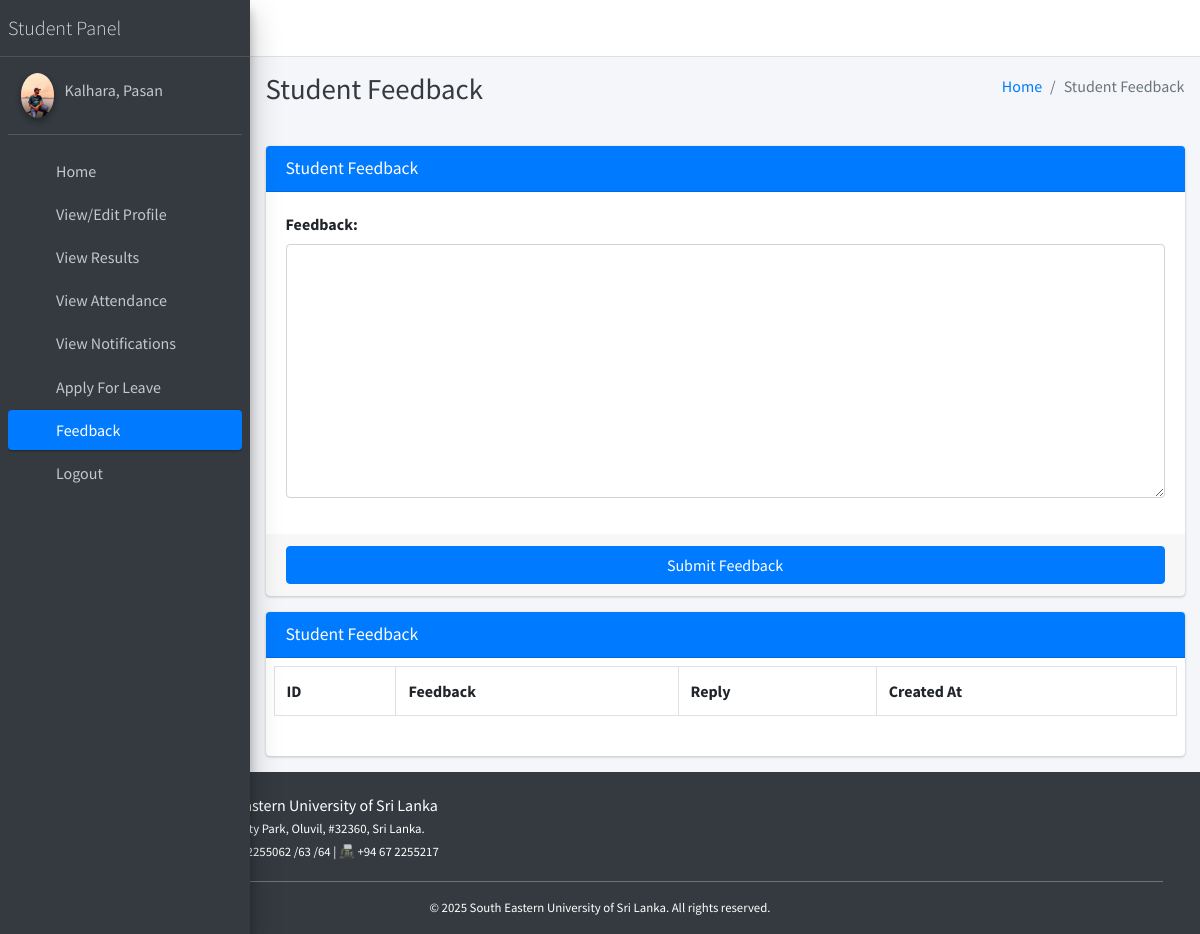
The page /student/feedback/ (signed in) on the database its author committed.
### main_app/models.py (models this page shows)
class CustomUser(AbstractUser):
    USER_TYPE = ((1, "HOD"), (2, "Staff"), (3, "Student"))
    GENDER = [("M", "Male"), ("F", "Female")]
    username = None  # Removed username, using email instead
    email = models.EmailField(unique=True)
    user_type = models.CharField(default=1, choices=USER_TYPE, max_length=1)
    gender = models.CharField(max_length=1, choices=GENDER)
    profile_pic = models.ImageField()
    address = models.TextField()
    fcm_token = models.TextField(default="")  # For firebase notifications
    created_at = models.DateTimeField(auto_now_add=True)
    updated_at = models.DateTimeField(auto_now=True)
    USERNAME_FIELD = "email"
    REQUIRED_FIELDS = []
    objects = CustomUserManager()
    def __str__(self):
        return self.last_name + ", " + self.first_name

### main_app/student_views.py (the view, shortened to what this page needs)
# urls.py: path("student/feedback/", student_views.student_feedback,
def student_feedback(request):
    form = FeedbackStudentForm(request.POST or None)
    student = get_object_or_404(Student, admin_id=request.user.id)
    context = {
        'form': form,
        'feedbacks': FeedbackStudent.objects.filter(student=student),
        'page_title': 'Student Feedback'
    }
    return render(request, "student_template/student_feedback.html", context)

### main_app/forms.py
class FeedbackStudentForm(FormSettings):
    def __init__(self, *args, **kwargs):
        super(FeedbackStudentForm, self).__init__(*args, **kwargs)
    class Meta:
        model = FeedbackStudent
        fields = ['feedback']

### main_app/templates/student_template/student_feedback.html (shortened to what this page needs)
{% extends 'main_app/base.html' %}
{% load static %}
{% block page_title %}{{page_title}}{% endblock page_title %}
{% block content %}
<section class="content">
    <div class="container-fluid">
        <div class="row">
            <div class="col-md-12">
                <div class="card card-primary">
                    <div class="card-header">
                        <h3 class="card-title">{{page_title}}</h3>
                    </div>
                    {% include "main_app/form_template.html" with messages=messages  form=form button_text="Submit Feedback"%}
                </div>
<div class="card card-primary">
    <div class="card-header"><h3 class="card-title">{{page_title}}</h3>
    </div>
   <div class="table p-2">
       <table class="table table-bordered">
           <tr>
               <th>ID</th>
               <th>Feedback</th>
               <th>Reply</th>
            <th>Created At</th>
        </tr>
        </table>
    </div>
    </div>
            </div>
        </div>
    </div>
</section>
{% endblock content %}

### main_app/templates/main_app/sidebar_template.html (shortened to what this page needs)
{% load static %}
<aside class="main-sidebar sidebar-dark-primary elevation-4">
{% if request.user.user_type == '1' %}
    <a href="{% url 'admin_home' %}" class="brand-link">
        <span class="brand-text font-weight-light">Admin Panel</span>
    </a>
    <div class="sidebar">
        <div class="user-panel mt-3 pb-3 mb-3 d-flex">
            <div class="image">
                <img src="{{ request.user.profile_pic }}" class="img-circle elevation-2" alt="User Image">
            </div>
            <div class="info">
                <a href="#" class="d-block">{{ user }}</a>
            </div>
        </div>
        <nav class="mt-2">
            <ul class="nav nav-pills nav-sidebar flex-column" role="menu">
                <li class="nav-item">
                    {% url 'admin_home' as admin_home %}
                    <a href="{{ admin_home }}" class="nav-link {% if admin_home == request.path %} active {% endif %}">
                        <i class="nav-icon fas fa-tachometer-alt"></i>
                        <p>Home</p>
                    </a>
                </li>
                <li class="nav-item">
                    {% url 'admin_view_profile' as admin_view_profile %}
                    <a href="{{ admin_view_profile }}" class="nav-link {% if admin_view_profile == request.path %} active {% endif %}">
                        <i class="nav-icon fas fa-user-cog"></i>
                        <p>View/Edit Profile</p>
                    </a>
                </li>
                <li class="nav-item">
                    {% url 'admin_notify_staff' as admin_notify_staff %}
                    <a href="{{ admin_notify_staff }}" class="nav-link {% if admin_notify_staff == request.path %} active {% endif %}">
                        <i class="nav-icon fas fa-bullhorn"></i>
                        <p>Notify Staff</p>
                    </a>
                </li>
                <li class="nav-item">
                    {% url 'admin_notify_student' as admin_notify_student %}
                    <a href="{{ admin_notify_student }}" class="nav-link {% if admin_notify_student == request.path %} active {% endif %}">
                        <i class="nav-icon fas fa-bullhorn"></i>
                        <p>Notify Student</p>
                    </a>
                </li>
                <li class="nav-item">
                    {% url 'add_staff' as add_staff %}
                    <a href="{{ add_staff }}" class="nav-link {% if add_staff == request.path %} active {% endif %}">
                        <i class="nav-icon fas fa-user-plus"></i>
                        <p>Add Staff</p>
                    </a>
                </li>
                <li class="nav-item">
                    {% url 'manage_staff' as manage_staff %}
                    {% url 'edit_staff' staff_id as edit_staff %}
                    <a href="{{ manage_staff }}" class="nav-link {% if manage_staff == request.path or request.path == edit_staff %} active {% endif %}">
                        <i class="nav-icon fas fa-users"></i>
                        <p>Manage Staff</p>
                    </a>
                </li>
                <li class="nav-item">
                    {% url 'add_student' as add_student %}
                    <a href="{{ add_student }}" class="nav-link {% if add_student == request.path %} active {% endif %}">
                        <i class="nav-icon fas fa-user-graduate"></i>
                        <p>Add Student</p>
                    </a>
                </li>
                <li class="nav-item">
                    {% url 'manage_student' as manage_student %}
                    {% url 'edit_student' student_id as edit_student %}
                    <a href="{{ manage_student }}" class="nav-link {% if edit_student == request.path or manage_student == request.path %} active {% endif %}">
                        <i class="nav-icon fas fa-users"></i>
                        <p>Manage Student</p>
                    </a>
                </li>
                <li class="nav-item">
                    {% url 'add_course' as add_course %}
                    <a href="{{ add_course }}" class="nav-link {% if add_course == request.path %} active {% endif %}">
                        <i class="nav-icon fas fa-book"></i>
                        <p>Add Course</p>
                    </a>
                </li>
                <li class="nav-item">
                    {% url 'manage_course' as manage_course %}
                    {% url 'edit_course' course_id as edit_course %}
                    <a href="{{ manage_course }}" class="nav-link {% if edit_course == request.path or manage_course == request.path %} active {% endif %}">
                        <i class="nav-icon fas fa-book-open"></i>
                        <p>Manage Course</p>
                    </a>
                </li>
                <li class="nav-item">
                    {% url 'add_subject' as add_subject %}
                    <a href="{{ add_subject }}" class="nav-link {% if add_subject == request.path %} active {% endif %}">
                        <i class="nav-icon fas fa-chalkboard-teacher"></i>
                        <p>Add Subject</p>
                    </a>
                </li>
                <li class="nav-item">
                    {% url 'manage_subject' as manage_subject %}
                    {% url 'edit_subject' subject_id as edit_subject %}
                    <a href="{{ manage_subject }}" class="nav-link {% if edit_subject == request.path or manage_subject == request.path %} active {% endif %}">
                        <i class="nav-icon fas fa-book-reader"></i>
                        <p>Manage Subject</p>
                    </a>
                </li>
                <li class="nav-item">
                    {% url 'add_session' as add_session %}
                    <a href="{{ add_session }}" class="nav-link {% if add_session == request.path %} active {% endif %}">
                        <i class="nav-icon fas fa-calendar-plus"></i>
                        <p>Add Session</p>
                    </a>
                </li>
                <li class="nav-item">
                    {% url 'manage_session' as manage_session %}
                    {% url 'edit_session' session_id as edit_session %}
                    <a href="{{ manage_session }}" class="nav-link {% if edit_session == request.path or manage_session == request.path %} active {% endif %}">
                        <i class="nav-icon fas fa-calendar-alt"></i>
                        <p>Manage Session</p>
                    </a>
                </li>
                <li class="nav-item">
                    {% url 'admin_view_attendance' as admin_view_attendance %}
                    <a href="{{ admin_view_attendance }}" class="nav-link {% if admin_view_attendance == request.path %} active {% endif %}">
                        <i class="nav-icon fas fa-clipboard-list"></i>
                        <p>View Attendance</p>
                    </a>
                </li>
                <li class="nav-item">
                    {% url 'student_feedback_message' as student_feedback_message %}
                    <a href="{{ student_feedback_message }}" class="nav-link {% if student_feedback_message == request.path %} active {% endif %}">
                        <i class="nav-icon fas fa-comment-dots"></i>
                        <p>Student Feedback</p>
                    </a>
                </li>
                <li class="nav-item">
                    {% url 'staff_feedback_message' as staff_feedback_message %}
                    <a href="{{ staff_feedback_message }}" class="nav-link {% if staff_feedback_message == request.path %} active {% endif %}">
                        <i class="nav-icon fas fa-comments"></i>
                        <p>Staff Feedback</p>
                    </a>
                </li>
                <li class="nav-item">
                    {% url 'view_staff_leave' as view_staff_leave %}
                    <a href="{{ view_staff_leave }}" class="nav-link {% if view_staff_leave == request.path %} active {% endif %}">
                        <i class="nav-icon fas fa-user-clock"></i>
                        <p>Staff Leave</p>
                    </a>
                </li>
                <li class="nav-item">
                    {% url 'view_student_leave' as view_student_leave %}
                    <a href="{{ view_student_leave }}" class="nav-link {% if view_student_leave == request.path %} active {% endif %}">
                        <i class="nav-icon fas fa-user-clock"></i>
                        <p>Student Leave</p>
                    </a>
                </li>
{% else %}
    <a href="" class="brand-link">
        <span class="brand-text font-weight-light">Student Panel</span>
    </a>
    <div class="sidebar">
        <div class="user-panel mt-3 pb-3 mb-3 d-flex">
            <div class="image">
                <img src="{{ request.user.profile_pic }}" class="img-circle elevation-2" alt="User Image">
            </div>
            <div class="info">
                <a href="#" class="d-block">{{ user }}</a>
            </div>
        </div>
        <nav class="mt-2">
            <ul class="nav nav-pills nav-sidebar flex-column">
                <li class="nav-item">
                    {% url 'student_home' as student_home %}
                    <a href="{{ student_home }}" class="nav-link {% if student_home == request.path %} active {% endif %}">
                        <i class="nav-icon fas fa-tachometer-alt"></i>
                        <p>Home</p>
                    </a>
                </li>
                <li class="nav-item">
                    {% url 'student_view_profile' as student_view_profile %}
                    <a href="{{ student_view_profile }}" class="nav-link {% if student_view_profile == request.path %} active {% endif %}">
                        <i class="nav-icon fas fa-user"></i>
                        <p>View/Edit Profile</p>
                    </a>
                </li>
                <li class="nav-item">
                    {% url 'student_view_result' as student_view_result %}
                    <a href="{% url 'student_view_result' %}" class="nav-link {% if student_view_result == request.path %} active {% endif %}">
                        <i class="nav-icon fas fa-poll"></i>
                        <p>View Results</p>
                    </a>
                </li>
                <li class="nav-item">
                    {% url 'student_view_attendance' as student_view_attendance %}
                    <a href="{{ student_view_attendance }}" class="nav-link {% if student_view_attendance == request.path %} active {% endif %}">
                        <i class="nav-icon fas fa-clipboard-list"></i>
                        <p>View Attendance</p>
                    </a>
                </li>
                <li class="nav-item">
                    {% url 'student_view_notification' as student_view_notification %}
                    <a href="{{ student_view_notification }}" class="nav-link {% if student_view_notification == request.path %} active {% endif %}">
                        <i class="nav-icon fas fa-bell"></i>
                        <p>View Notifications</p>
                    </a>
                </li>
                <li class="nav-item">
                    {% url 'student_apply_leave' as student_apply_leave %}
                    <a href="{{ student_apply_leave }}" class="nav-link {% if student_apply_leave == request.path %} active {% endif %}">
                        <i class="nav-icon fas fa-paper-plane"></i>
                        <p>Apply For Leave</p>
                    </a>
                </li>
                <li class="nav-item">
                    {% url 'student_feedback' as student_feedback %}
                    <a href="{{ student_feedback }}" class="nav-link {% if student_feedback == request.path %} active {% endif %}">
                        <i class="nav-icon fas fa-comment-dots"></i>
                        <p>Feedback</p>
                    </a>
                </li>
{% endif %}
<li class="nav-item">
    <a href="{% url 'user_logout' %}" onclick="return confirm('Your session would be terminated.\n\nProceed?')" class="nav-link">
        <i class="nav-icon fas fa-sign-out-alt"></i>
        <p>Logout</p>
    </a>
</li>
</ul>
</nav>
</div>
</aside>

### rows shown on the page
CustomUser: user.profile_pic (picture), last_name+first_name "Kalhara, Pasan"

### other values the page prints
{{ page_title }} "Student Feedback"
{{ field.label_tag }} "Feedback:"
{{ button_text }} "Submit Feedback"
